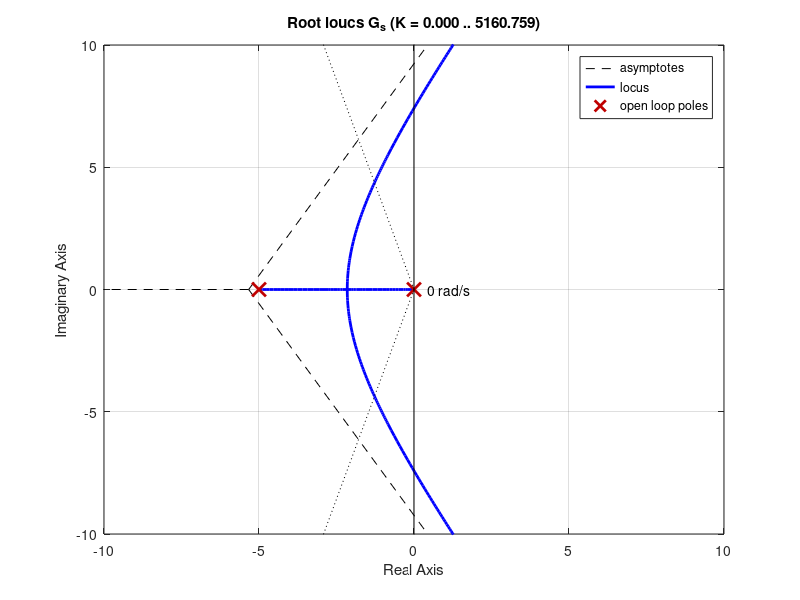

This figure's MATLAB source: (Note: this script raises an error after producing the figure.)
clc; clear; close all;
format compact;

% zeta = -log(os)/sqrt(pi^2+(log(os))^2);
%Ts = 4/(zeta*omega)
% sgrid(zeta, omega)


% Calculating rootlocus
s = tf('s');
G_s = 1/(s*(s+5)*(s+11));
rlocus(G_s);
sgrid(0.28, 31.74);   
axis([-10, 10, -10, 10]);
[k, poles] = rlocfind(G_s)

%% Finding response
close all;
t = 0:.01:5;
f_s = feedback(k*G_s,1);
figure,step(f_s,t);
